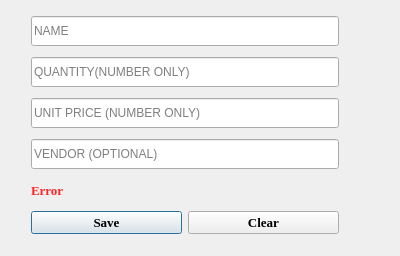
<?xml version="1.0" encoding="UTF-8"?>
<ui version="4.0">
 <class>dialogSparepartsAdd</class>
 <widget class="QDialog" name="dialogSparepartsAdd">
  <property name="windowModality">
   <enum>Qt::WindowModal</enum>
  </property>
  <property name="geometry">
   <rect>
    <x>0</x>
    <y>0</y>
    <width>400</width>
    <height>256</height>
   </rect>
  </property>
  <property name="minimumSize">
   <size>
    <width>400</width>
    <height>256</height>
   </size>
  </property>
  <property name="maximumSize">
   <size>
    <width>400</width>
    <height>256</height>
   </size>
  </property>
  <property name="windowTitle">
   <string>ADD SPARE PARTS</string>
  </property>
  <property name="windowIcon">
   <iconset resource="custom.qrc">
    <normaloff>:/icons/images/icons/headphone.png</normaloff>:/icons/images/icons/headphone.png</iconset>
  </property>
  <property name="styleSheet">
   <string notr="true"/>
  </property>
  <layout class="QHBoxLayout" name="horizontalLayout">
   <item>
    <layout class="QVBoxLayout" name="verticalLayout_2">
     <property name="leftMargin">
      <number>20</number>
     </property>
     <property name="rightMargin">
      <number>50</number>
     </property>
     <item>
      <widget class="QLineEdit" name="lineEditName">
       <property name="minimumSize">
        <size>
         <width>0</width>
         <height>30</height>
        </size>
       </property>
       <property name="maximumSize">
        <size>
         <width>16777215</width>
         <height>16777215</height>
        </size>
       </property>
       <property name="whatsThis">
        <string>First Name</string>
       </property>
       <property name="autoFillBackground">
        <bool>false</bool>
       </property>
       <property name="maxLength">
        <number>20</number>
       </property>
       <property name="placeholderText">
        <string>NAME</string>
       </property>
      </widget>
     </item>
     <item>
      <widget class="QLineEdit" name="lineEditQuantity">
       <property name="minimumSize">
        <size>
         <width>0</width>
         <height>30</height>
        </size>
       </property>
       <property name="maximumSize">
        <size>
         <width>16777215</width>
         <height>16777215</height>
        </size>
       </property>
       <property name="placeholderText">
        <string>QUANTITY(NUMBER ONLY) </string>
       </property>
      </widget>
     </item>
     <item>
      <widget class="QLineEdit" name="lineEditUnitPrice">
       <property name="minimumSize">
        <size>
         <width>0</width>
         <height>30</height>
        </size>
       </property>
       <property name="maximumSize">
        <size>
         <width>16777215</width>
         <height>16777215</height>
        </size>
       </property>
       <property name="maxLength">
        <number>20</number>
       </property>
       <property name="placeholderText">
        <string>UNIT PRICE (NUMBER ONLY)</string>
       </property>
      </widget>
     </item>
     <item>
      <widget class="QLineEdit" name="lineEditVendor">
       <property name="minimumSize">
        <size>
         <width>0</width>
         <height>30</height>
        </size>
       </property>
       <property name="maximumSize">
        <size>
         <width>16777215</width>
         <height>16777215</height>
        </size>
       </property>
       <property name="maxLength">
        <number>20</number>
       </property>
       <property name="echoMode">
        <enum>QLineEdit::Normal</enum>
       </property>
       <property name="placeholderText">
        <string>VENDOR (OPTIONAL)</string>
       </property>
      </widget>
     </item>
     <item>
      <widget class="QLabel" name="labelError">
       <property name="maximumSize">
        <size>
         <width>16777215</width>
         <height>20</height>
        </size>
       </property>
       <property name="font">
        <font>
         <family>Times New Roman</family>
         <pointsize>10</pointsize>
         <weight>75</weight>
         <bold>true</bold>
        </font>
       </property>
       <property name="styleSheet">
        <string notr="true">#labelError{color:#FF2525;}</string>
       </property>
       <property name="text">
        <string>Error</string>
       </property>
      </widget>
     </item>
     <item>
      <layout class="QHBoxLayout" name="horizontalLayout_3">
       <item>
        <widget class="QPushButton" name="pushButtonSave">
         <property name="font">
          <font>
           <family>Times New Roman</family>
           <pointsize>10</pointsize>
           <weight>75</weight>
           <bold>true</bold>
          </font>
         </property>
         <property name="text">
          <string>Save</string>
         </property>
        </widget>
       </item>
       <item>
        <widget class="QPushButton" name="pushButtonClear">
         <property name="font">
          <font>
           <family>Times New Roman</family>
           <pointsize>10</pointsize>
           <weight>75</weight>
           <bold>true</bold>
          </font>
         </property>
         <property name="text">
          <string>Clear</string>
         </property>
        </widget>
       </item>
      </layout>
     </item>
    </layout>
   </item>
  </layout>
 </widget>
 <resources>
  <include location="custom.qrc"/>
 </resources>
 <connections/>
</ui>
